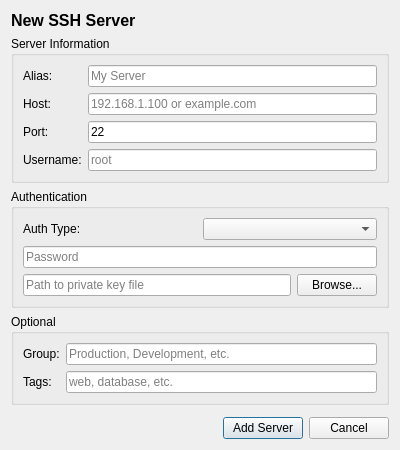
<?xml version="1.0" encoding="UTF-8"?>
<ui version="4.0">
 <class>add_Server</class>
 <widget class="QDialog" name="add_Server">
  <property name="geometry">
   <rect>
    <x>0</x>
    <y>0</y>
    <width>400</width>
    <height>450</height>
   </rect>
  </property>
  <property name="windowTitle">
   <string>Add New Server</string>
  </property>
  <layout class="QVBoxLayout" name="verticalLayout">
   <item>
    <widget class="QLabel" name="titleLabel">
     <property name="text">
      <string>New SSH Server</string>
     </property>
     <property name="font">
      <font>
       <pointsize>12</pointsize>
       <bold>true</bold>
      </font>
     </property>
    </widget>
   </item>
   <item>
    <widget class="QGroupBox" name="serverGroupBox">
     <property name="title">
      <string>Server Information</string>
     </property>
     <layout class="QFormLayout" name="formLayout">
      <item row="0" column="0">
       <widget class="QLabel" name="aliasLabel">
        <property name="text">
         <string>Alias:</string>
        </property>
       </widget>
      </item>
      <item row="0" column="1">
       <widget class="QLineEdit" name="aliasLineEdit">
        <property name="placeholderText">
         <string>My Server</string>
        </property>
       </widget>
      </item>
      <item row="1" column="0">
       <widget class="QLabel" name="hostLabel">
        <property name="text">
         <string>Host:</string>
        </property>
       </widget>
      </item>
      <item row="1" column="1">
       <widget class="QLineEdit" name="hostLineEdit">
        <property name="placeholderText">
         <string>192.168.1.100 or example.com</string>
        </property>
       </widget>
      </item>
      <item row="2" column="0">
       <widget class="QLabel" name="portLabel">
        <property name="text">
         <string>Port:</string>
        </property>
       </widget>
      </item>
      <item row="2" column="1">
       <widget class="QLineEdit" name="portLineEdit">
        <property name="text">
         <string>22</string>
        </property>
       </widget>
      </item>
      <item row="3" column="0">
       <widget class="QLabel" name="usernameLabel">
        <property name="text">
         <string>Username:</string>
        </property>
       </widget>
      </item>
      <item row="3" column="1">
       <widget class="QLineEdit" name="usernameLineEdit">
        <property name="placeholderText">
         <string>root</string>
        </property>
       </widget>
      </item>
     </layout>
    </widget>
   </item>
   <item>
    <widget class="QGroupBox" name="authGroupBox">
     <property name="title">
      <string>Authentication</string>
     </property>
     <layout class="QVBoxLayout" name="verticalLayout_2">
      <item>
       <layout class="QHBoxLayout" name="horizontalLayout">
        <item>
         <widget class="QLabel" name="authTypeLabel">
          <property name="text">
           <string>Auth Type:</string>
          </property>
         </widget>
        </item>
        <item>
         <widget class="QComboBox" name="authTypeCombo"/>
        </item>
       </layout>
      </item>
      <item>
       <widget class="QLineEdit" name="passwordLineEdit">
        <property name="echoMode">
         <enum>QLineEdit::Password</enum>
        </property>
        <property name="placeholderText">
         <string>Password</string>
        </property>
       </widget>
      </item>
      <item>
       <layout class="QHBoxLayout" name="horizontalLayout_2">
        <item>
         <widget class="QLineEdit" name="keyPathLineEdit">
          <property name="placeholderText">
           <string>Path to private key file</string>
          </property>
         </widget>
        </item>
        <item>
         <widget class="QPushButton" name="browseKeyButton">
          <property name="text">
           <string>Browse...</string>
          </property>
         </widget>
        </item>
       </layout>
      </item>
     </layout>
    </widget>
   </item>
   <item>
    <widget class="QGroupBox" name="optionalGroupBox">
     <property name="title">
      <string>Optional</string>
     </property>
     <layout class="QFormLayout" name="formLayout_2">
      <item row="0" column="0">
       <widget class="QLabel" name="groupLabel">
        <property name="text">
         <string>Group:</string>
        </property>
       </widget>
      </item>
      <item row="0" column="1">
       <widget class="QLineEdit" name="groupLineEdit">
        <property name="placeholderText">
         <string>Production, Development, etc.</string>
        </property>
       </widget>
      </item>
      <item row="1" column="0">
       <widget class="QLabel" name="tagsLabel">
        <property name="text">
         <string>Tags:</string>
        </property>
       </widget>
      </item>
      <item row="1" column="1">
       <widget class="QLineEdit" name="tagsLineEdit">
        <property name="placeholderText">
         <string>web, database, etc.</string>
        </property>
       </widget>
      </item>
     </layout>
    </widget>
   </item>
   <item>
    <spacer name="verticalSpacer">
     <property name="orientation">
      <enum>Qt::Vertical</enum>
     </property>
     <property name="sizeHint" stdset="0">
      <size>
       <width>20</width>
       <height>40</height>
      </size>
     </property>
    </spacer>
   </item>
   <item>
    <layout class="QHBoxLayout" name="horizontalLayout_3">
     <item>
      <spacer name="horizontalSpacer">
       <property name="orientation">
        <enum>Qt::Horizontal</enum>
       </property>
       <property name="sizeHint" stdset="0">
        <size>
         <width>40</width>
         <height>20</height>
        </size>
       </property>
      </spacer>
     </item>
     <item>
      <widget class="QPushButton" name="addButton">
       <property name="text">
        <string>Add Server</string>
       </property>
       <property name="default">
        <bool>true</bool>
       </property>
      </widget>
     </item>
     <item>
      <widget class="QPushButton" name="cancelButton">
       <property name="text">
        <string>Cancel</string>
       </property>
      </widget>
     </item>
    </layout>
   </item>
  </layout>
 </widget>
 <resources/>
 <connections/>
</ui>
